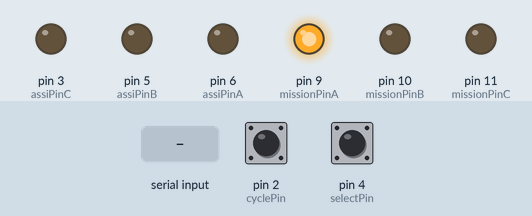
This sketch was run on a simulated Arduino Uno, built with avr-gcc and run on an emulated ATmega328P. Parts: output pins drawn as LEDs (lit = HIGH). The test bench sets the inputs (shaded band); at power-on: pin 4 (selectPin) HIGH, pin 2 (cyclePin) HIGH. What the sketch prints to the serial monitor is not drawn.

Above: at 1.2 s.
1.3 s: pin 4 (selectPin) pulled LOW for 0.15 s
At 1.8 s:
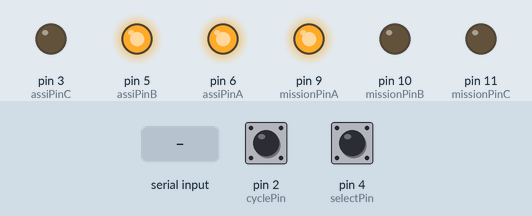
2.9 s: "30,150\n" received over Serial
At 3.5 s:
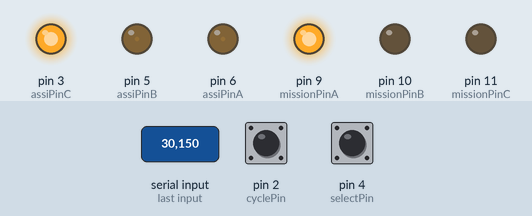
4.4 s: "90,45\n" received over Serial
At 5.19 s:
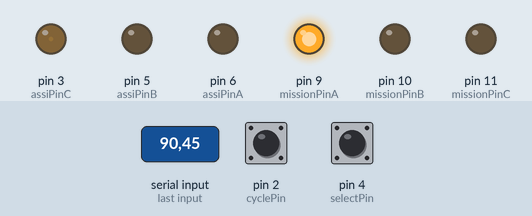
Timing chart, 0 to 13.4 s (numbered marks = the images above; inputs shaded):
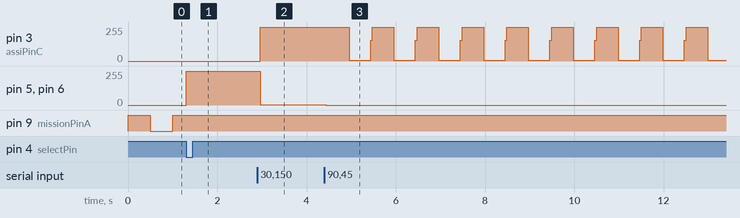

The sketch:

ASSI.ino
```cpp
// ASSI for new 2x 3-channel LED hardware
// LED 2 channels are used for ASSI output.

extern bool selected;

bool asOff, asReady, asDriving, asFinished, asEmergency, manualD;

bool notReady;  // this means timer elapsed without entering go.

bool EBS, done, moving, go;  // Serial variables: Emergency Brake System, mission done and currently moving

double initialT;

// New hardware: LED 2 is the 3-channel ASSI LED
const int assiPinA = 6;
const int assiPinB = 5;
const int assiPinC = 3;

//run this function in setup to ready everything needed for the ASSI function
void ASSI_Setup() {
  //initalise default/starting states
  asOff = false;
  asReady = false;
  asDriving = false;
  asFinished = false;
  asEmergency = false;
  manualD = false;
  notReady = false;

  //intilise pins
  pinMode(assiPinA, OUTPUT);
  pinMode(assiPinB, OUTPUT);
  pinMode(assiPinC, OUTPUT);

  ASSI_LED_Off();
}

void ASSI_LED_Off() {
  analogWrite(assiPinA, 0);
  analogWrite(assiPinB, 0);
  analogWrite(assiPinC, 0);
}

void ASSI_LED_Set(bool A, bool B, bool C) {
  analogWrite(assiPinA, A ? 255 : 0);
  analogWrite(assiPinB, B ? 255 : 0);
  analogWrite(assiPinC, C ? 255 : 0);
}

// Set the ASSI LEDs according to global booleans
void ASSI_LED() {
  if (asOff) {
    ASSI_LED_Off();
  }

  if (asReady) {
    ASSI_LED_Set(true, true, false);
  }

  if (asDriving) {
    blink2(assiPinA);
    analogWrite(assiPinB, 255);
    analogWrite(assiPinC, 0);
  }

  if (asFinished) {
    ASSI_LED_Set(false, false, true);
  }

  if (asEmergency) {
    blink2(assiPinC);
    analogWrite(assiPinA, 0);
    analogWrite(assiPinB, 0);
  }

  if (manualD) {
    ASSI_LED_Set(true, true, true);
  }
}

void ASSI() {
  double timer;  //current T for asReady Timer
  asOff = false;

  if (asEmergency == false) {

    if (EBS) {            //if EBS is engaged
      asDriving = false;  //couldnt possibly be driving if brake is pulled
      asReady = false;
      if (!moving && done) {
        asFinished = true;
      } else {
        asEmergency = true;
      }
    } else {  // if EBS isnt engaged check if mission has been set

      if (selected && !notReady) {

        if (!asReady) {
          initialT = (millis() / 1000.0);  //start the timer for asReady
        }

        asReady = true;

      } else {
        asReady = false;
        asOff = true;
      }
    }

    if (asReady && !asDriving) {
      timer = (millis() / 1000.0) - initialT;  //update timer

      if ((timer >= 5) && (timer < 30) && go) {
        asReady = false;
        asDriving = true;
      }

      if (timer > 30) {
        asEmergency = true;
        asReady = false;
      }
    }
  }
  sendMode();
  ASSI_LED();  //set LEDs based on booleans
}

void reportAS(){
  //TODO: send the AS status over serial after the state machine has decided it.
}
```

MSASSI.ino
```cpp
/*

// RGB LED pin colour mapper test
// Hold Button 1 to test LED 1
// Hold Button 2 to test LED 2
// It will flash each pin/channel one at a time.

const int led1_pinA = 6;
const int led1_pinB = 5; // assumed dead, continuity testing passed
const int led1_pinC = 3;

const int led2_pinA = 9;
const int led2_pinB = 10;
const int led2_pinC = 11;

const int btn1 = 2;
const int btn2 = 4;

void setup() {
  pinMode(led1_pinA, OUTPUT);
  pinMode(led1_pinB, OUTPUT);
  pinMode(led1_pinC, OUTPUT);

  pinMode(led2_pinA, OUTPUT);
  pinMode(led2_pinB, OUTPUT);
  pinMode(led2_pinC, OUTPUT);

  pinMode(btn1, INPUT_PULLUP);
  pinMode(btn2, INPUT_PULLUP);

  allOff();
}

void loop() {
  if (digitalRead(btn1) == LOW) {
    testLED1();
  }
  else if (digitalRead(btn2) == LOW) {
    testLED2();
  }
  else {
    allOff();
  }
}

void testLED1() {
  // LED 1, pin 3
  flashSingle(led1_pinA);
  delay(700);

  // LED 1, pin 5
  flashSingle(led1_pinB);
  delay(700);

  // LED 1, pin 6
  flashSingle(led1_pinC);
  delay(1200);
}

void testLED2() {
  // LED 2, pin 9
  flashSingle(led2_pinA);
  delay(700);

  // LED 2, pin 10
  flashSingle(led2_pinB);
  delay(700);

  // LED 2, pin 11
  flashSingle(led2_pinC);
  delay(1200);
}

void flashSingle(int pinToFlash) {
  allOff();

  analogWrite(pinToFlash, 255);
  delay(300);

  allOff();
  delay(300);

  analogWrite(pinToFlash, 255);
  delay(300);

  allOff();
}

void allOff() {
  analogWrite(led1_pinA, 0);
  analogWrite(led1_pinB, 0);
  analogWrite(led1_pinC, 0);

  analogWrite(led2_pinA, 0);
  analogWrite(led2_pinB, 0);
  analogWrite(led2_pinC, 0);
}


//*/
```

Serial.ino
```cpp
int received;

/*
  TODO
  Need to figure out how this information is going to arrive (sentinal controlled strings or Hex or shannon fano style codes )
    so that a processing scheme can be made accordingly (this should be simple since atm we can enter chars on the serial monitor to be stored in "recieved")

    need to figure out how its meant to look when working then test and fix the "decode()" function
    good postion, need to decide on direction to proceed
*/

void checkSerial() {
  if (Serial.available() > 0) {
    received = Serial.read();  // Serial.read() retruns a char NOT an int. so storing it this way wont store what was entered but instead the ASCII of what was entered.

    //https://theasciicode.com.ar/ascii-printable-characters/capital-letter-a-uppercase-ascii-code-65.html
    //this link displays what value which chars are stored as

    if (received != 10) {  //10 corresponds to the Enter Key which needs to be ignored
      if (65 <= received && received <= 70) { //if we got something between A and F (HEX INPUT)
        received = received - 55;
      } else
        received = received - 48;  //the ascii for 0 is 48
      //Serial.println(received);
      //Serial.println("---");
      //sendMode();
      decode(received);
    }
  }
}

void decode(int val) {
  /*
    val is a decimal integer recieved over serial
    The 4bit binary of val represents the desired state for EBS, done, moving & go;
    we need to convert val to binary and then set the booleans to match those ones and zeros
    we assume that the value fits 4 bit binary
  */

  //I cant remember what these are meant to look like for testing but I dont think it's working

  go = val & 0b0001;             // LSB (bit 0)
  moving = (val >> 1) & 0b0001;  // bit 1
  done = (val >> 2) & 0b0001;    // bit 2
  EBS = (val >> 3) & 0b0001;     // MSB (bit 3)

}  //set serial booleans according to integer recieved over serial

void sendMode(){
  //bool asOff, asReady, asDriving, asFinished, asEmergency, manualD;
  if( asOff )
    send("O");
  else if ( asReady )
    send("R");
  else if ( asDriving )
    send("D");
  else if ( asFinished ){
    send( "E" );
  }
}

void send(String temp){
  Serial.println(temp);
}
```

missionSelect.ino
```cpp
// Mission select for new 2x 3-channel LED hardware
// LED 1 channels are used to display missions 1-7 as binary combinations.

bool firstBlink = true;
double prevT, currT;

bool firstBlink2 = true;
double prevT2, currT2;

//************************************

const int missionMin = 1;
const int missionMax = 7;

// New hardware: LED 1 is the 3-channel mission-select LED
const int missionPinA = 9;
const int missionPinB = 10;
const int missionPinC = 11;

int mode = missionMin;
int prevMode = mode;

const int cyclePin = 2;
const int selectPin = 4;

bool selected = false;

// Button polling, because pin 4 is not an interrupt pin on Arduino Uno/Nano
bool lastCycleState = HIGH;
bool lastSelectState = HIGH;
unsigned long lastCycleT = 0;
unsigned long lastSelectT = 0;
const unsigned long debounceDelay = 50;

//************************************

void setup() {
  Serial.begin(9600);

  ASSI_Setup();

  pinMode(missionPinA, OUTPUT);
  pinMode(missionPinB, OUTPUT);
  pinMode(missionPinC, OUTPUT);

  pinMode(cyclePin, INPUT_PULLUP);
  pinMode(selectPin, INPUT_PULLUP);

  missionLEDOff();
}

void cycleButton() {
  if (!selected) {
    mode++;

    if (mode > missionMax) {
      mode = missionMin;
    }

    missionLEDOff();
    prevMode = mode;
    firstBlink = true;
  }
}

void selectButton() {
  selected = true;
  setMissionLED(mode);
}

void checkButtons() {
  bool cycleState = digitalRead(cyclePin);
  bool selectState = digitalRead(selectPin);
  unsigned long now = millis();

  if (lastCycleState == HIGH && cycleState == LOW && (now - lastCycleT) > debounceDelay) {
    cycleButton();
    lastCycleT = now;
  }

  if (lastSelectState == HIGH && selectState == LOW && (now - lastSelectT) > debounceDelay) {
    selectButton();
    lastSelectT = now;
  }

  lastCycleState = cycleState;
  lastSelectState = selectState;
}

void loop() {
  checkButtons();

  if (!selected) {
    blink(mode);
  } else {
    setMissionLED(mode);
    checkSerial();
  }

  ASSI();
}

void setMissionLED(int mission) {
  // Mission 1-7 are the 7 non-zero binary combinations of the 3 LED channels.
  analogWrite(missionPinA, (mission & 0b001) ? 255 : 0);
  analogWrite(missionPinB, (mission & 0b010) ? 255 : 0);
  analogWrite(missionPinC, (mission & 0b100) ? 255 : 0);
}

void missionLEDOff() {
  analogWrite(missionPinA, 0);
  analogWrite(missionPinB, 0);
  analogWrite(missionPinC, 0);
}

void blink(int mission) {
  currT = (millis() / 1000.0);

  if (firstBlink) {
    setMissionLED(mission);
    prevT = currT;
    firstBlink = false;
  } else if ((currT - prevT) > 0.5) {
    missionLEDOff();

    if ((currT - prevT) > 1) {
      firstBlink = true;
    }
  }
}

void blink2(int Pin) {
  currT2 = (millis() / 1000.0);

  if (firstBlink2) {
    analogWrite(Pin, 255);
    prevT2 = currT2;
    firstBlink2 = false;
  } else if ((currT2 - prevT2) > 0.5) {
    analogWrite(Pin, 0);

    if ((currT2 - prevT2) > 1) {
      firstBlink2 = true;
    }
  }
}
```

Measured:
- after the input at 1.3 s, pin 5 (assiPinB), pin 6 (assiPinA): 0/255 → 255/255 at once; pin 9 (missionPinA): stays HIGH (without the input it goes to LOW after 0.21 s)
- after the input at 2.9 s, pin 3 (assiPinC): 0/255 → 253/255 after 0.06 s; pin 5 (assiPinB), pin 6 (assiPinA): 255/255 → 2/255 after 0.06 s
- after the input at 4.4 s, pin 3 (assiPinC): 253/255 → 255/255 at once, then repeats every 1.0 s: 4/255 0.48 s, 155/255 0.04 s, 255/255 0.48 s; pin 5 (assiPinB), pin 6 (assiPinA): 2/255 → 0/255 at once
